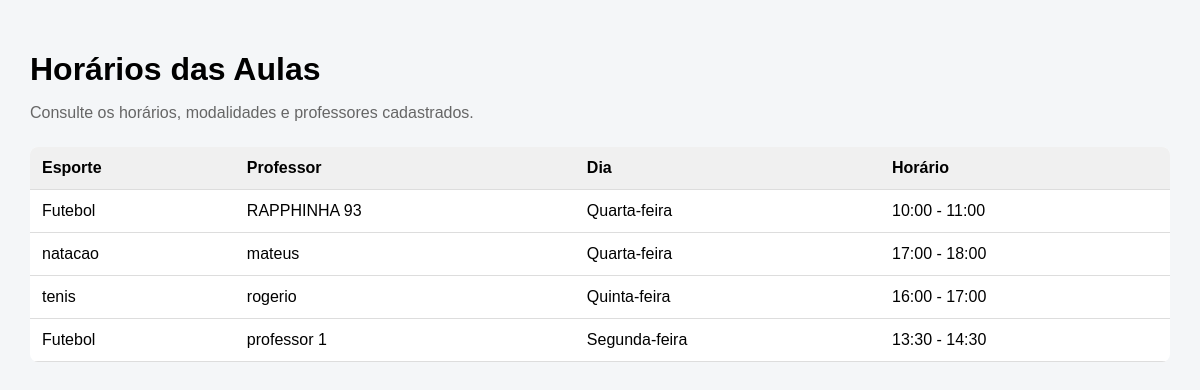
Screenshot of /horarios/ (signed in) with the database file from the repository.
### core/models.py (models this page shows, shortened)
class Horario(models.Model):
    DIAS_SEMANA = [
        ('SEG', 'Segunda-feira'),
        ('TER', 'Terça-feira'),
        ('QUA', 'Quarta-feira'),
        ('QUI', 'Quinta-feira'),
        ('SEX', 'Sexta-feira'),
        ('SAB', 'Sábado'),
        ('DOM', 'Domingo'),
    ]
    esporte = models.ForeignKey(
        Esporte,
        on_delete=models.CASCADE,
        related_name='horarios'
    )
    professor = models.ForeignKey(
        Professor,
        on_delete=models.CASCADE,
        related_name='horarios'
    )
    dia_semana = models.CharField(
        max_length=3,
        choices=DIAS_SEMANA
    )
    hora_inicio = models.TimeField()
    hora_fim = models.TimeField()
    ativo = models.BooleanField(
        default=True
    )

class Esporte(models.Model):
    nome = models.CharField(
        max_length=100
    )
    imagem = models.ImageField(
        upload_to='esportes/',
        blank=True,
        null=True
    )
    descricao = models.TextField(
        blank=True
    )
    categoria = models.CharField(
        max_length=100,
        blank=True
    )
    ativo = models.BooleanField(
        default=True
    )

class Professor(models.Model):
    nome = models.CharField(
        max_length=150
    )
    cpf = models.CharField(
        max_length=11,
        unique=True,
        null=True,
        blank=True
    )
    telefone = models.CharField(
        max_length=11,
        blank=True
    )
    email = models.EmailField(
        blank=True
    )
    imagem = models.ImageField(
        upload_to='professores/',
        blank=True,
        null=True
    )
    ativo = models.BooleanField(
        default=True
    )

### core/views.py (the view)
@login_required
def lista_horarios(request):
    horarios = Horario.objects.select_related(
        "esporte",
        "professor"
    ).filter(
        ativo=True
    ).order_by(
        "dia_semana",
        "hora_inicio"
    )
    return render(
        request,
        "horarios/lista.html",
        {
            "horarios": horarios
        }
    )

### core/templates/horarios/lista.html (shortened to what this page needs)
<!DOCTYPE html>
<html lang="pt-br">
<head>
</head>
<body>
    <h1>Horários das Aulas</h1>
    <p class="descricao">
        Consulte os horários, modalidades e professores cadastrados.
    </p>
    {% if horarios %}
        <table>
            <thead>
                <tr>
                    <th>Esporte</th>
                    <th>Professor</th>
                    <th>Dia</th>
                    <th>Horário</th>
                </tr>
            </thead>
            <tbody>
                {% for horario in horarios %}
                    <tr>
                        <td>
                            {{ horario.esporte.nome }}
                        </td>
                        <td>
                            {{ horario.professor.nome }}
                        </td>
                        <td>
                            {{ horario.get_dia_semana_display }}
                        </td>
                        <td>
                            {{ horario.hora_inicio|time:"H:i" }}
                            -
                            {{ horario.hora_fim|time:"H:i" }}
                        </td>
                    </tr>
                {% endfor %}
            </tbody>
        </table>
    {% else %}
        <div class="vazio">
            Nenhum horário ativo foi cadastrado.
        </div>
    {% endif %}
</body>
</html>

### core/templates/horarios/lista.html (style rules this page uses)
body { font-family: Arial, sans-serif; background: #f4f6f8; margin: 0; padding: 30px; }
h1 { margin-bottom: 10px; }
.descricao { color: #666; margin-bottom: 25px; }
table { width: 100%; border-collapse: collapse; background: white; border-radius: 8px; overflow: hidden; }
th, td { padding: 12px; text-align: left; border-bottom: 1px solid #ddd; }
th { background: #f0f0f0; }

### rows the page displays
Horario: esporte.nome "Futebol", professor.nome "RAPPHINHA 93", dia_semana "Quarta-feira", hora_inicio "10:00", hora_fim "11:00"
Horario: esporte.nome "natacao", professor.nome "mateus", dia_semana "Quarta-feira", hora_inicio "17:00", hora_fim "18:00"
Horario: esporte.nome "tenis", professor.nome "rogerio", dia_semana "Quinta-feira", hora_inicio "16:00", hora_fim "17:00"
Horario: esporte.nome "Futebol", professor.nome "professor 1", dia_semana "Segunda-feira", hora_inicio "13:30", hora_fim "14:30"
